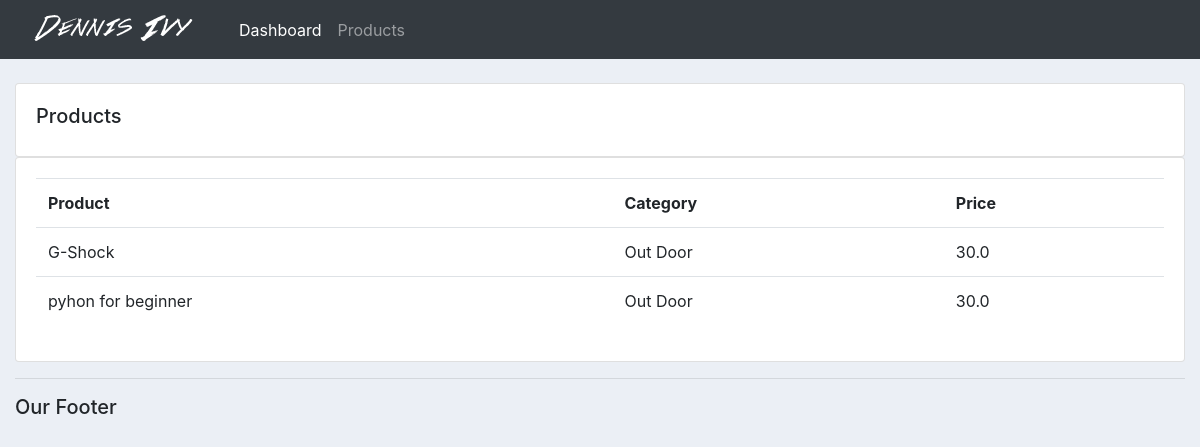
Before: /products/ with the older database file.
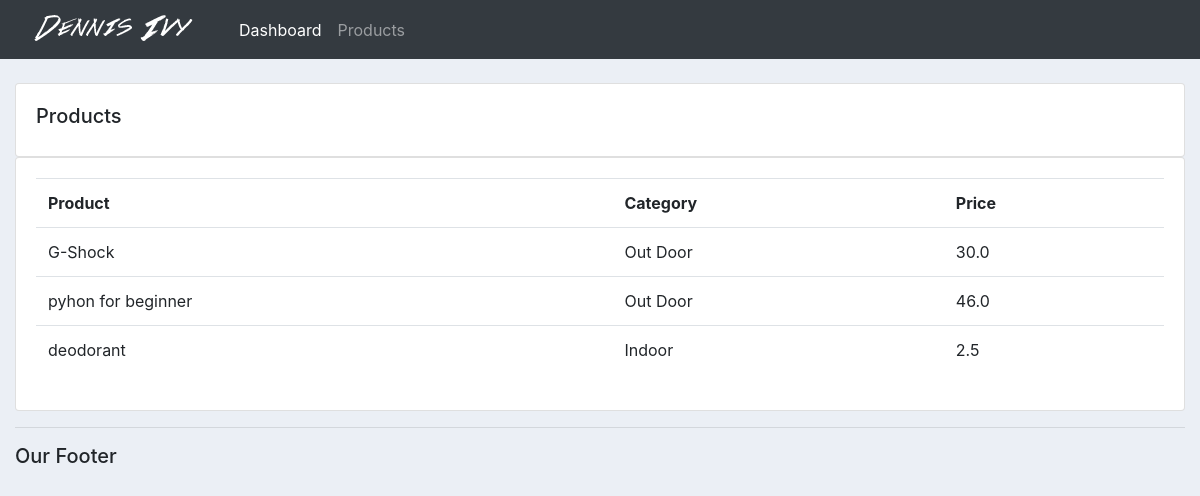
After: the same page with the newer database file.
### accounts/models.py (models this page shows, shortened)
class Product(models.Model):
    CATEGORY = (
        ('Indoor', 'Indoor'),
        ('Out Door', 'Out Door'),
    )
    name = models.CharField(max_length=200, null=True)
    price = models.FloatField(null=True)
    category = models.CharField(max_length=200, null=True, choices=CATEGORY)
    description = models.CharField(max_length=200, null=True, blank=True)
    date_created = models.DateTimeField(auto_now_add=True, null=True)
    tags = models.ManyToManyField(Tag)

### accounts/views.py (the view)
# urls.py: path('products/', views.products, name='products'),
def products(request):
    products = Product.objects.all()
    return render(request, 'accounts/products.html', {'products': products})

### accounts/templates/accounts/products.html
{% extends 'accounts/main.html' %}
{% block content %}
        <br>
		<div class="row">
			<div class="col-md">
				<div class="card card-body">
					<h5>Products</h5>
				</div>
				<div class="card card-body">
					<table class="table">
						<tr>
							<th>Product</th>
							<th>Category</th>
							<th>Price</th>
						</tr>
						{% for i in products %}
						 <tr>
							<td>
								{{i.name}}
							</td>
							 <td>
								{{i.category}}
							</td>
							 <td>
								{{i.price}}
							</td>
						 </tr>
						{% endfor %}
					</table>
				</div>
			</div>
		</div>
{% endblock %}

Changed rows visible on the page:
changed Product "pyhon for beginner": price "30.0" → "46.0"
added Product: name "deodorant", category "Indoor", price "2.5"
